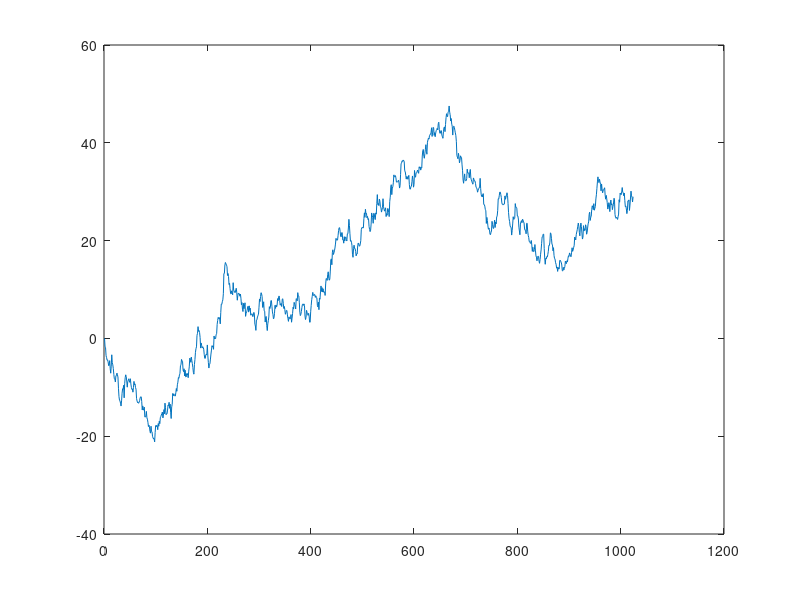

Source code (MATLAB): (Note: this script raises an error after producing the figure.)
function [y] = ts_m_sax()

data = [0 cumsum(1 .* randn(1, 1024 - 1))];
N = size(data, 2);
n = 10;
plot(data);
y = ts_f_sax(data, N, n, 20);

end